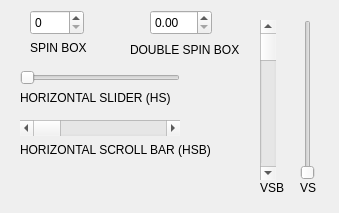
<?xml version="1.0" encoding="UTF-8"?>
<ui version="4.0">
 <class>Dialog</class>
 <widget class="QDialog" name="Dialog">
  <property name="geometry">
   <rect>
    <x>0</x>
    <y>0</y>
    <width>339</width>
    <height>213</height>
   </rect>
  </property>
  <property name="windowTitle">
   <string>Dialog</string>
  </property>
  <widget class="QSpinBox" name="SB">
   <property name="geometry">
    <rect>
     <x>30</x>
     <y>10</y>
     <width>54</width>
     <height>25</height>
    </rect>
   </property>
  </widget>
  <widget class="QSlider" name="HS">
   <property name="geometry">
    <rect>
     <x>20</x>
     <y>70</y>
     <width>160</width>
     <height>16</height>
    </rect>
   </property>
   <property name="orientation">
    <enum>Qt::Horizontal</enum>
   </property>
  </widget>
  <widget class="QLabel" name="label">
   <property name="geometry">
    <rect>
     <x>20</x>
     <y>140</y>
     <width>201</width>
     <height>20</height>
    </rect>
   </property>
   <property name="text">
    <string>HORIZONTAL SCROLL BAR (HSB)</string>
   </property>
  </widget>
  <widget class="QSlider" name="VS">
   <property name="geometry">
    <rect>
     <x>300</x>
     <y>20</y>
     <width>16</width>
     <height>160</height>
    </rect>
   </property>
   <property name="orientation">
    <enum>Qt::Vertical</enum>
   </property>
  </widget>
  <widget class="QScrollBar" name="HSB">
   <property name="geometry">
    <rect>
     <x>20</x>
     <y>120</y>
     <width>160</width>
     <height>16</height>
    </rect>
   </property>
   <property name="orientation">
    <enum>Qt::Horizontal</enum>
   </property>
  </widget>
  <widget class="QScrollBar" name="VSB">
   <property name="geometry">
    <rect>
     <x>260</x>
     <y>20</y>
     <width>16</width>
     <height>160</height>
    </rect>
   </property>
   <property name="orientation">
    <enum>Qt::Vertical</enum>
   </property>
  </widget>
  <widget class="QDoubleSpinBox" name="DSB">
   <property name="geometry">
    <rect>
     <x>150</x>
     <y>10</y>
     <width>62</width>
     <height>25</height>
    </rect>
   </property>
  </widget>
  <widget class="QLabel" name="label_2">
   <property name="geometry">
    <rect>
     <x>30</x>
     <y>40</y>
     <width>61</width>
     <height>16</height>
    </rect>
   </property>
   <property name="text">
    <string>SPIN BOX</string>
   </property>
  </widget>
  <widget class="QLabel" name="label_3">
   <property name="geometry">
    <rect>
     <x>130</x>
     <y>40</y>
     <width>120</width>
     <height>20</height>
    </rect>
   </property>
   <property name="text">
    <string>DOUBLE SPIN BOX</string>
   </property>
  </widget>
  <widget class="QLabel" name="label_4">
   <property name="geometry">
    <rect>
     <x>20</x>
     <y>90</y>
     <width>161</width>
     <height>16</height>
    </rect>
   </property>
   <property name="text">
    <string>HORIZONTAL SLIDER (HS)</string>
   </property>
  </widget>
  <widget class="QLabel" name="label_5">
   <property name="geometry">
    <rect>
     <x>260</x>
     <y>180</y>
     <width>30</width>
     <height>16</height>
    </rect>
   </property>
   <property name="text">
    <string>VSB</string>
   </property>
  </widget>
  <widget class="QLabel" name="label_6">
   <property name="geometry">
    <rect>
     <x>300</x>
     <y>180</y>
     <width>40</width>
     <height>15</height>
    </rect>
   </property>
   <property name="text">
    <string>VS</string>
   </property>
  </widget>
  <widget class="QLabel" name="Result">
   <property name="geometry">
    <rect>
     <x>40</x>
     <y>180</y>
     <width>111</width>
     <height>21</height>
    </rect>
   </property>
   <property name="text">
    <string/>
   </property>
  </widget>
 </widget>
 <resources/>
 <connections/>
</ui>
